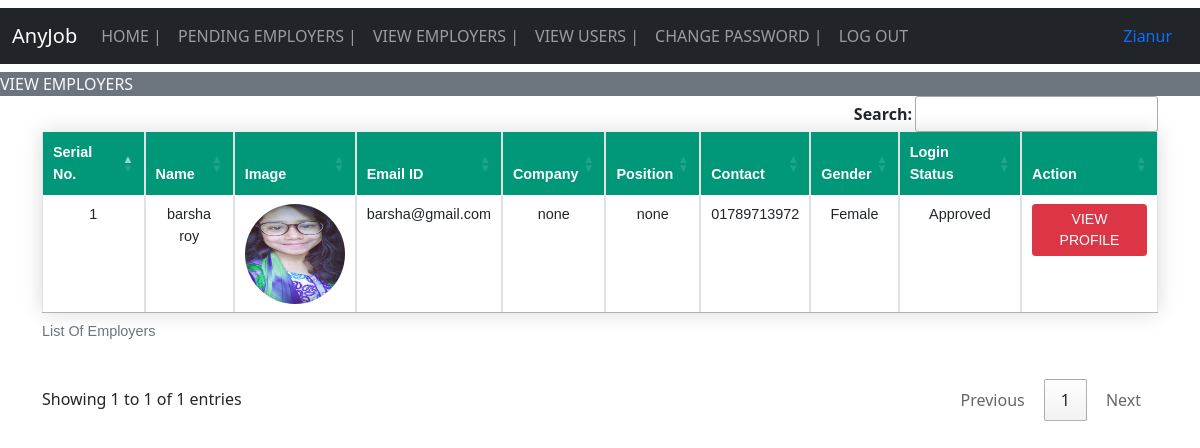
/view_employers (signed in), run on the app's committed database.
### job/models.py (models this page shows, shortened)
class Employer(models.Model):
    contact = models.CharField(max_length=15)
    image = models.FileField(upload_to="employer/images", null=True)
    gender = models.CharField(max_length=15,null=True)
    type = models.CharField(max_length=15,null=True)
    company = models.CharField(max_length=25,null=True)
    status = models.CharField(max_length=25,null=True)
    position = models.CharField(max_length=25,null=True)
    user= models.OneToOneField(User, on_delete=CASCADE,null=True)

### job/views.py (the view)
# urls.py: path('view_employers', views.view_employers, name="view_employers"),
def view_employers(request):
    if not request.user.is_authenticated:
        return redirect('admin_login')
    if not request.user.is_staff:
        return redirect('admin_login')
    data = Employer.objects.filter(status="Approved")
    d = {'data': data}
    return render(request, 'view_employers.html',d)

### job/templates/view_employers.html (shortened to what this page needs)
{% extends 'admin_navigation.html' %}
{% block head %}
<link href="/static/css/table.css" rel="stylesheet">
{% endblock head %}
{% block body %}
<marquee class="bg-secondary text-light" width="100%" direction="right" height="25px">
  VIEW EMPLOYERS
</marquee>
<div class="container">
<table class=" my-4 table table-hover table-bordered styled-table" id="example">
    <caption>List Of Employers</caption>
    <thead>
        <tr>
            <th>Serial No.</th>
            <th>Name</th>
            <th>Image</th>
            <th>Email ID</th>
            <th>Company</th>
            <th>Position</th>
            <th>Contact</th>
            <th>Gender</th>
            <th>Login Status</th>
            <th>Action</th>
        </tr>
    </thead>
    <tbody>
        {% for i in data %}
        <tr>
            <td>{{forloop.counter}}</td>
            <td>{{i.user.first_name}} {{i.user.last_name}}</td>
            <td><img src="{{i.image.url}}" style="width: 100px; height: 100px; border-radius: 50%;" alt=""></td>
            <td>{{i.user.username}}</td>
            <td>{{i.company}}</td>
            <td>{{i.position}}</td>
            <td>{{i.contact}}</td>
            <td>{{i.gender}}</td>
            <td>{{i.status}}</td>
            <td><a href="{% url 'view_profile_employer' i.id %}" class="btn btn-danger btn-sm">VIEW PROFILE</a></td>
        </tr>
        {% endfor %}
    </tbody>
</table>
</div>
{% endblock body %}

### job/templates/admin_navigation.html (shortened to what this page needs)
<!doctype html>
<html lang="en">
  <head>
    <link href="https://cdn.jsdelivr.net/npm/bootstrap@5.0.1/dist/css/bootstrap.min.css" rel="stylesheet">
    <link rel="stylesheet" href="//cdn.datatables.net/1.10.24/css/jquery.dataTables.min.css">
    <link rel="stylesheet" href="https://cdn.datatables.net/buttons/1.7.0/css/buttons.dataTables.min.css">
    {% block head %} {% endblock head %}
  </head>
  <body>
    <nav class="navbar navbar-expand-lg navbar-dark bg-dark my-2">
        <div class="container-fluid">
          <a class="navbar-brand">AnyJob</a>
          <div class="collapse navbar-collapse" id="navbarSupportedContent">
            <ul class="navbar-nav me-auto mb-2 mb-lg-0">
              <li class="nav-item">
                <a class="nav-link" aria-current="page" href="/admin_home">HOME |</a>
              </li>
              <li class="nav-item">
                <a class="nav-link" href="/employers_pending">PENDING EMPLOYERS |</a>
              </li>
              <li class="nav-item">
                <a class="nav-link" href="/view_employers">VIEW EMPLOYERS |</a>
              </li>
              <li class="nav-item">
                <a class="nav-link" href="/view_users">VIEW USERS |</a>
              </li>
              <li class="nav-item">
                <a class="nav-link" href="/change_password_admin">CHANGE PASSWORD |</a>
              </li>
              <li class="nav-item">
                <a class="nav-link" href="/logout_user_admin">LOG OUT</a>
              </li>
            </ul>
            <li class="nav-item d-flex">
              <a class="nav-link" href="/admin_home"> {{request.user.username}} </a>
            </li>
          </div>
        </div>
      </nav>
      {% block body %} {% endblock body %}
  </body>
</html>

### job/static/css/table.css (style rules this page uses)
.styled-table { border-collapse: collapse; margin: 25px 0; font-size: 0.9em; font-family: sans-serif; min-width: 400px; box-shadow: 0 0 20px rgba(0, 0, 0, 0.15); }
.styled-table thead tr { background-color: #009879; color: #ffffff; text-align: left; }
.styled-table th, .styled-table td { padding: 12px 15px; }
.styled-table tbody tr { border-bottom: 1px solid #dddddd; }
.styled-table tbody tr:last-of-type { border-bottom: 2px solid #009879; }
th,td { text-align: center; }

### data on the page
Employer: user.first_name "barsha", user.last_name "roy", image (picture), user.username "barsha@gmail.com", company "none", position "none", contact "01789713972", gender "Female", status "Approved"

### other printed values
{{ request.user.username }} "Zianur"
